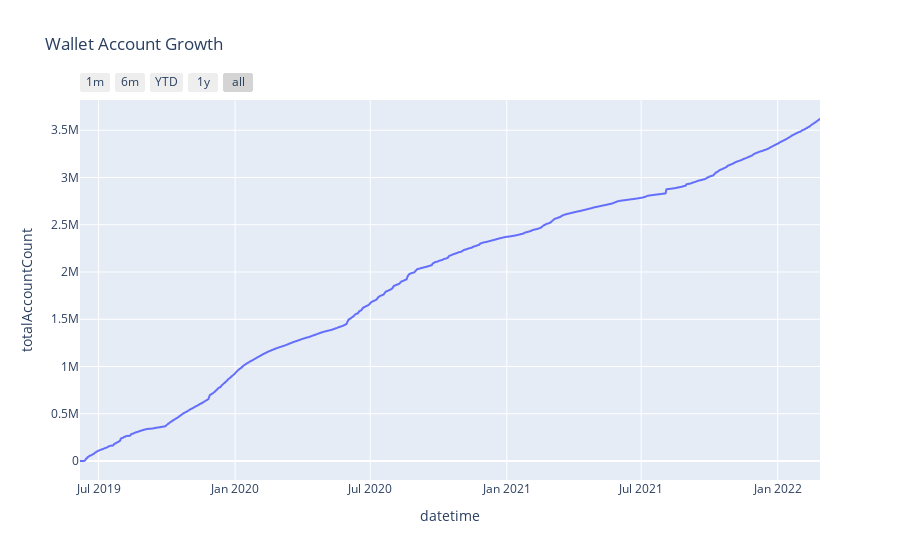

Notebook code cell kept with this figure:
### Code cell
# Charts a graph for wallet growth over time 

fig = px.line(account_df, x = 'datetime', y = 'totalAccountCount', title='Wallet Account Growth')

fig.update_xaxes(
    rangeslider_visible=False,
    rangeselector=dict(
        buttons=list([
            dict(count=1, label="1m", step="month", stepmode="backward"),
            dict(count=6, label="6m", step="month", stepmode="backward"),
            dict(count=1, label="YTD", step="year", stepmode="todate"),
            dict(count=1, label="1y", step="year", stepmode="backward"),
            dict(step="all")
        ])
    )
)
fig.show()

### Figure 1 — Plotly figure (JSON) as saved in the notebook; plotly's stock layout.template omitted (floating-point values rounded to 4 significant figures; data arrays with more than 128 entries replaced by an {"elided": "..."} marker saying what was removed)
{"data": [{"hovertemplate": "datetime=%{x}<br>totalAccountCount=%{y}<extra></extra>", "legendgroup": "", "line": {"color": "#636efa", "dash": "solid"}, "marker": {"symbol": "circle"}, "mode": "lines", "name": "", "showlegend": false, "type": "scattergl", "x": {"elided": "1001 str values"}, "xaxis": "x", "y": {"elided": "1001 int values"}, "yaxis": "y"}], "layout": {"legend": {"tracegroupgap": 0}, "title": {"text": "Wallet Account Growth"}, "xaxis": {"anchor": "y", "domain": [0, 1], "rangeselector": {"buttons": [{"count": 1, "label": "1m", "step": "month", "stepmode": "backward"}, {"count": 6, "label": "6m", "step": "month", "stepmode": "backward"}, {"count": 1, "label": "YTD", "step": "year", "stepmode": "todate"}, {"count": 1, "label": "1y", "step": "year", "stepmode": "backward"}, {"step": "all"}]}, "rangeslider": {"visible": false}, "title": {"text": "datetime"}}, "yaxis": {"anchor": "x", "domain": [0, 1], "title": {"text": "totalAccountCount"}}}}
